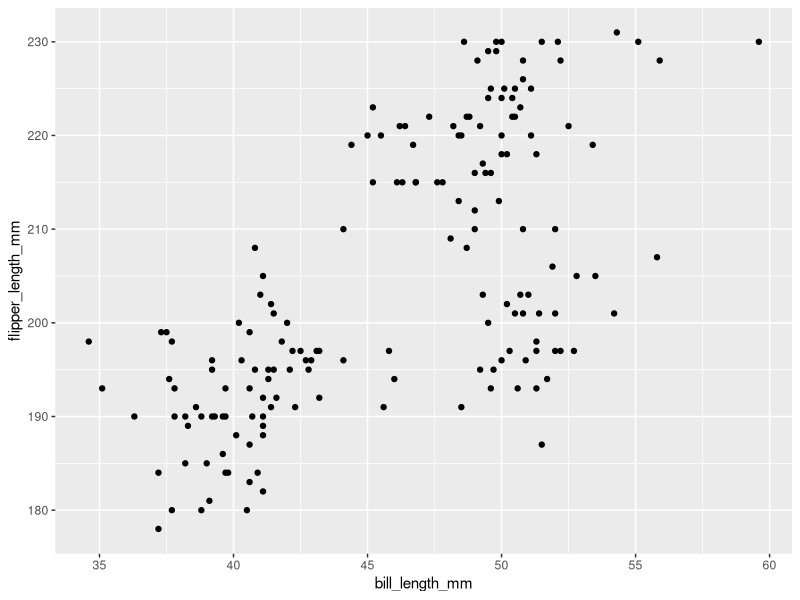
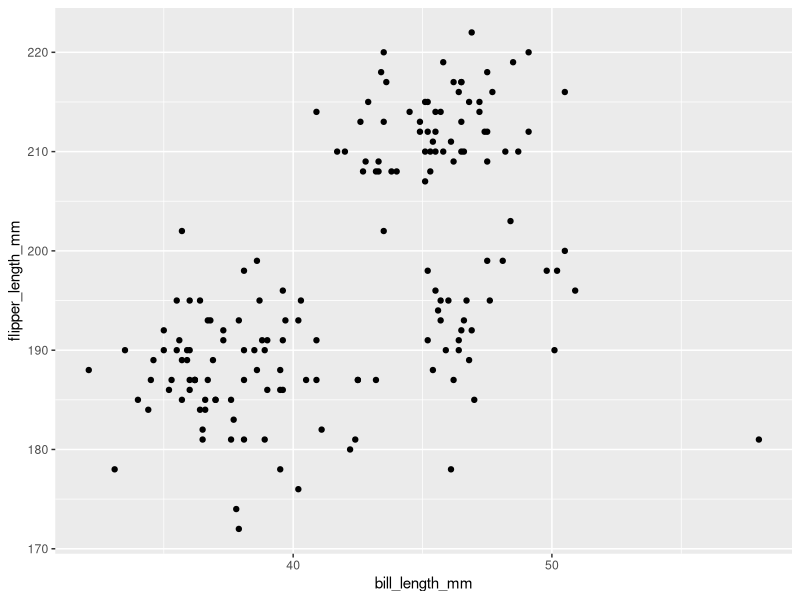
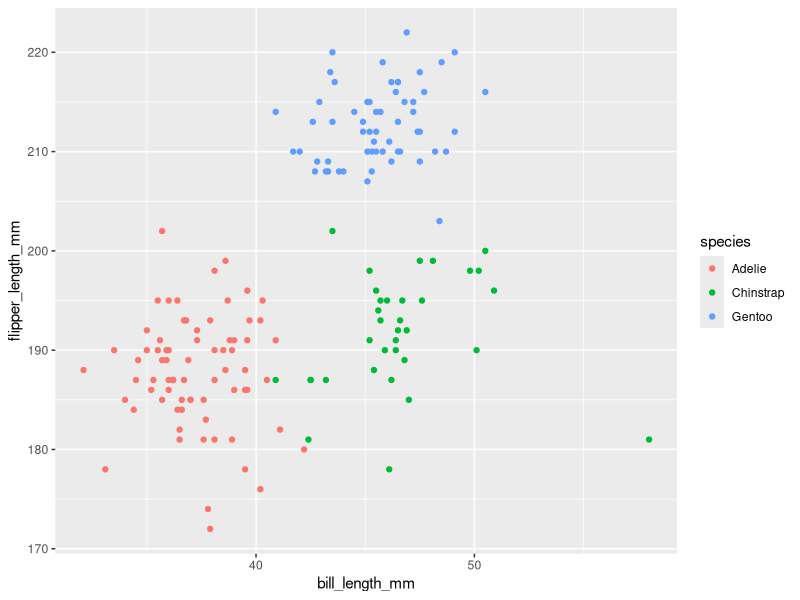
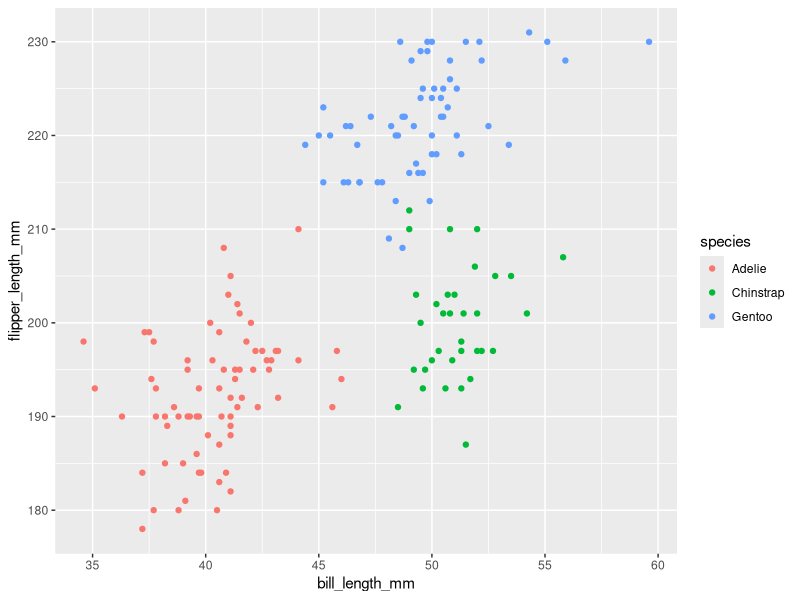
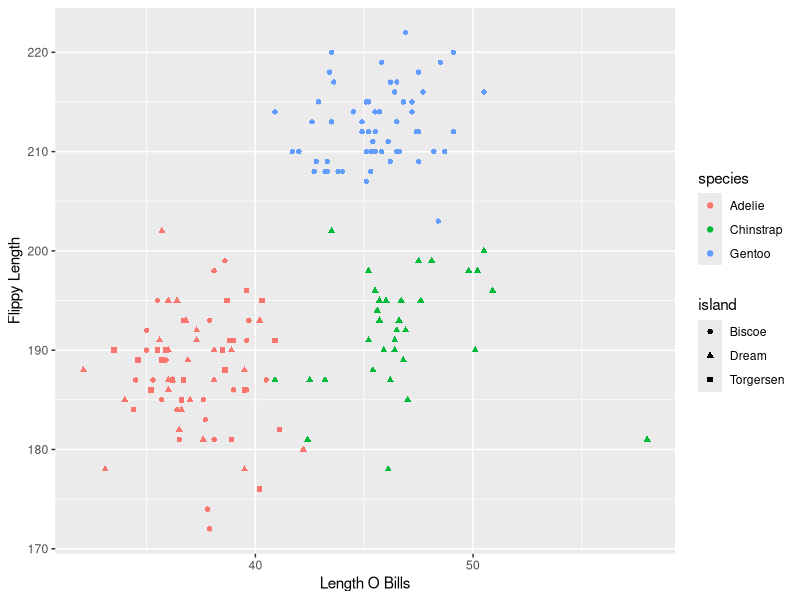
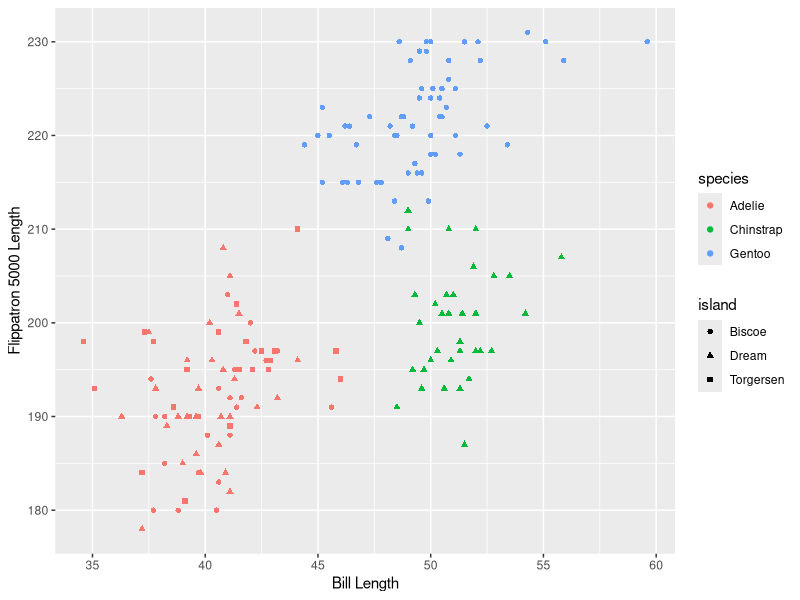
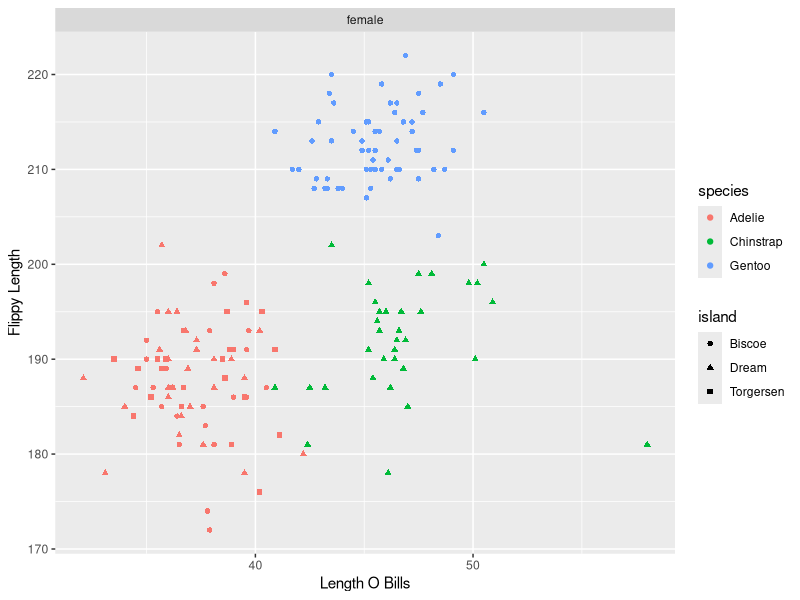
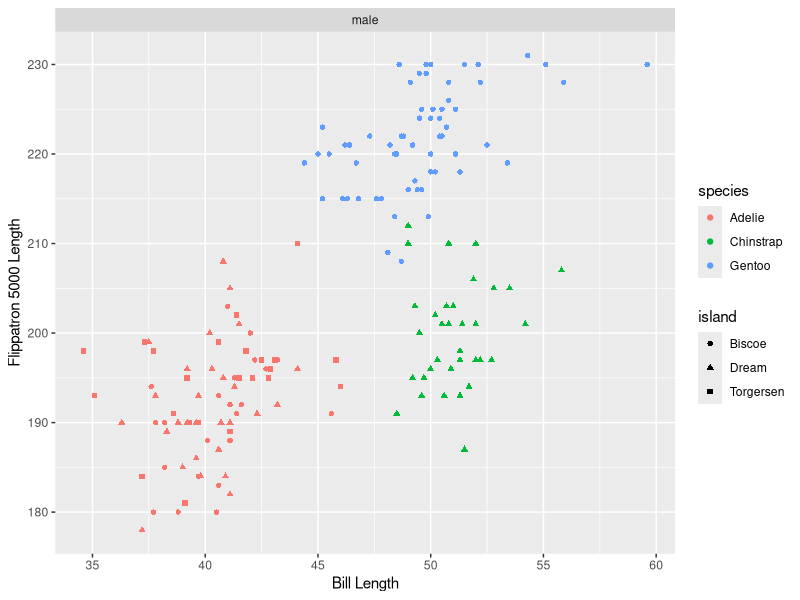

These charts were generated, in order, by the following R code:
## ---- chunk 1
knitr::opts_chunk$set(echo = TRUE)
library(tidyverse)
## ---- chunk 2
install.packages("palmerpenguins")
## ---- chunk 3
library(palmerpenguins)
## ---- chunk 4
head(penguins)
## ---- chunk 5
man_penguins <- penguins %>% 
  filter(sex=="male")
man_penguins

## ---- chunk 6
lady_penguins <- penguins %>% 
  filter(sex=="female")
lady_penguins
## ---- chunk 7
man_penguin_plot <- ggplot(man_penguins, aes(x=bill_length_mm, y=flipper_length_mm))+
  geom_point()
man_penguin_plot
## ---- chunk 8
lady_penguin_plot <- ggplot(lady_penguins, aes(x=bill_length_mm, y=flipper_length_mm))+
  geom_point()
lady_penguin_plot
## ---- chunk 9
lady_penguin_plot <- ggplot(lady_penguins, aes(x=bill_length_mm, y=flipper_length_mm, color=species))+
  geom_point()
lady_penguin_plot
## ---- chunk 10
man_penguin_plot <- ggplot(man_penguins, aes(x=bill_length_mm, y=flipper_length_mm, color=species))+
  geom_point()
man_penguin_plot
## ---- chunk 11
lady_penguin_plot <- ggplot(lady_penguins, aes(x=bill_length_mm, y=flipper_length_mm, color=species, shape=island))+
  geom_point()+
  labs(x="Length O Bills",y="Flippy Length")
 lady_penguin_plot
## ---- chunk 12
man_penguin_plot <- ggplot(man_penguins, aes(x=bill_length_mm, y=flipper_length_mm, color=species, shape=island))+
  geom_point()+
labs(x="Bill Length",y="Flippatron 5000 Length")
man_penguin_plot
## ---- chunk 13
lady_penguin_plot <- ggplot(lady_penguins, aes(x=bill_length_mm, y=flipper_length_mm, color=species, shape=island))+
  geom_point()+
  labs(x="Length O Bills",y="Flippy Length")+
  facet_wrap(~sex)
 lady_penguin_plot
## ---- chunk 14
man_penguin_plot <- ggplot(man_penguins, aes(x=bill_length_mm, y=flipper_length_mm, color=species, shape=island))+
  geom_point()+
labs(x="Bill Length",y="Flippatron 5000 Length")+
  facet_wrap(~sex)
man_penguin_plot
## ---- chunk 15
lady_box_plot <- penguins %>% 
  filter(!is.na(sex)) %>% 
  ggplot(data=., aes(x = species, y = body_mass_g))+ 
geom_boxplot()
lady_box_plot+
labs(x="Species",y="Body Mass (g)")+
  facet_wrap(~sex)
## ---- chunk 16
table(penguins$species, penguins$island)
## ---- chunk 17
adelie_plot_1 <- ggplot(penguins,aes(x=bill_length_mm))+
  geom_histogram()
adelie_plot_1

adelie_plot_2 <- ggplot(penguins,aes(x=bill_depth_mm))+
  geom_histogram()
adelie_plot_2

adelie_plot_3 <- ggplot(penguins, aes(x=flipper_length_mm))+
  geom_histogram()
adelie_plot_3

adelie_plot_4 <- ggplot(penguins, aes(x=body_mass_g))+
  geom_histogram()
adelie_plot_4
## ---- chunk 18
adelie_plot_4 <- ggplot(penguins, aes(x=body_mass_g))+
  geom_histogram(bins=125)
adelie_plot_4

adelie_plot_4 <- ggplot(penguins, aes(x=body_mass_g))+
  geom_histogram(color="black", fill="white", binwidth = 150)
adelie_plot_4

